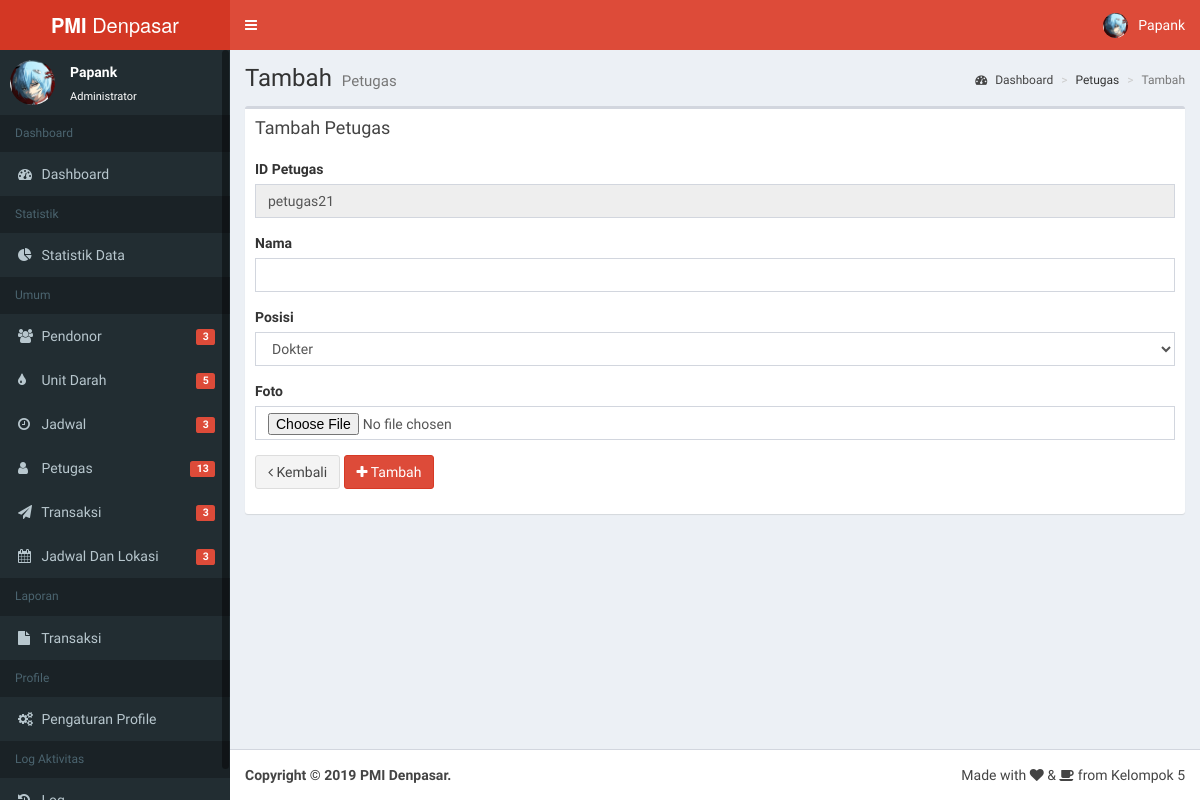
The page /admin/petugas/tambah (signed in) on the database as committed earlier.
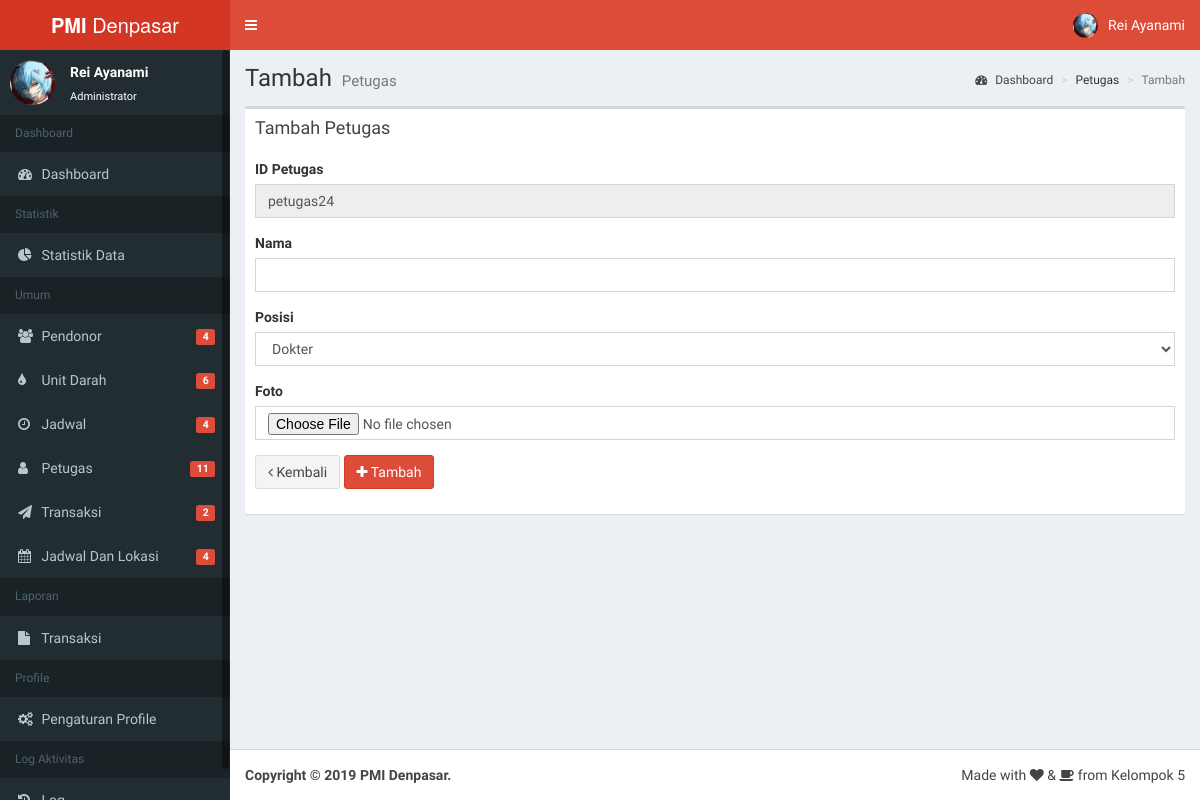
The same page on the database as committed later.
### tables this page shows
CREATE TABLE `petugas` (
  `id_petugas` varchar(20) NOT NULL,
  `username` varchar(20) NOT NULL,
  `nama_petugas` varchar(50) NOT NULL,
  `posisi_petugas` varchar(20) NOT NULL,
  `foto_petugas` varchar(255) NOT NULL
);

### fungsi.php (called while the page is built, shortened)
<?php
$url = 'http://127.0.0.1/pmi/';
function base_url()
{
    $url = 'http://127.0.0.1/pmi/';
    return $url;
}
function dapatkaninfo($username)
{
    $q = 'SELECT * FROM petugas WHERE username="' . $username . '" LIMIT 1';
    $p = mysqli_query($GLOBALS['conn'], $q) or die(mysqli_error);
    $n = mysqli_fetch_array($p);
    $id = $n['id_petugas'];
    $nama = $n['nama_petugas'];
    $posisi = $n['posisi_petugas'];
    $username = $n['username'];
    $foto = $n['foto_petugas'];
    $arrayinfo = array($nama, $posisi, $foto, $id, $username);
    return $arrayinfo;
}
function dapatkandata($nama_tabel)
{
    return mysqli_query($GLOBALS['conn'], 'SELECT * FROM ' . $nama_tabel . '');
}
function dapatkantotal($nama_tabel)
{
    $query = mysqli_query($GLOBALS['conn'], "SELECT COUNT(*) FROM $nama_tabel;");
    $result = mysqli_fetch_array($query);
    return $result[0];
}

### admin/index.php (the view, shortened to what the changed rows need)
<?php
	if(!isset($_SESSION['sesi']) || $_SESSION['sesi'] != 'admin'){
		header("location:../login");
	} else {
		include("../fungsi.php");
?>
<!DOCTYPE html>
<html>
<head>
  <link rel="stylesheet" href="<?php echo $url; ?>dist/css/bootstrap.css">
  <link rel="stylesheet" href="<?php echo $url; ?>dist/css/dataTables.bootstrap.min.css">
  <link rel="stylesheet" href="<?php echo $url; ?>dist/css/font-awesome.min.css">
  <link rel="stylesheet" href="<?php echo $url; ?>dist/css/AdminLTE.min.css">
  <link rel="stylesheet" href="<?php echo $url; ?>dist/css/skin.css">
  <link rel="stylesheet" href="https://cdnjs.cloudflare.com/ajax/libs/Chart.js/2.8.0/Chart.css">
  <link rel="stylesheet" href="<?php echo $url; ?>dist/css/dashboard.css">
  <link rel="stylesheet" href="<?php echo $url; ?>dist/css/datepicker.min.css">
  <link rel="stylesheet" href="<?php echo $url; ?>dist/css/sweetalert2.min.css">
  <link rel="stylesheet" href="<?php echo $url; ?>dist/css/responsive.dataTables.min.css">
  <link rel="stylesheet" href="https://cdn.jsdelivr.net/npm/leaflet-search@2.4.0/dist/leaflet-search.min.css">
  <link rel="stylesheet" href="https://unpkg.com/leaflet@1.4.0/dist/leaflet.css" />
  <link rel="stylesheet" href="https://unpkg.com/esri-leaflet-geocoder@2.2.13/dist/esri-leaflet-geocoder.css">
</head>
<body class="hold-transition skin-red fixed sidebar-mini">
<div class="wrapper">
  <header class="main-header">
    <a href="index.php" class="logo">
      <span class="logo-lg"><b>PMI</b> Denpasar</span>
    </a>
    <nav class="navbar navbar-static-top" role="navigation">
      <a href="#" class="sidebar-toggle" data-toggle="push-menu" role="button">
      </a>
      <div class="navbar-custom-menu">
        <ul class="nav navbar-nav">
          <li class="dropdown user user-menu">
            <a href="#" class="dropdown-toggle" data-toggle="dropdown">
              <img src="<?php echo $url; ?>img/<?php echo dapatkaninfo(username)[2]; ?>" class="user-image" alt="User Image">
              <span class="hidden-xs"><?php echo dapatkaninfo(username)[0]; ?></span>
            </a>
          </li>
        </ul>
      </div>
    </nav>
  </header>
  <aside class="main-sidebar">
    <section class="sidebar">
      <div class="user-panel">
        <div class="pull-left image">
          <img src="<?php echo $url; ?>img/<?php echo dapatkaninfo(username)[2]; ?>" class="img-circle" alt="User Image">
        </div>
        <div class="pull-left info">
          <p><?php echo dapatkaninfo(username)[0]; ?></p>
          <a href="#">Administrator</a>
        </div>
      </div>
      <ul class="sidebar-menu" data-widget="tree">
		<li class="header">Dashboard</li>
		<li><a href="<?php echo $url; ?>admin/"><i class="fa fa-dashboard"></i> <span>Dashboard</span></a></li>
		<li class="header">Statistik</li>
		<li><a href="<?php echo $url; ?>admin/statistikdata"><i class="fa fa-pie-chart"></i> <span>Statistik Data</span></a></li>
        <li class="header">Umum</li>
        <li><a href="<?php echo $url; ?>admin/pendonor"><i class="fa fa-users"></i> <span>Pendonor</span>
		<span class="pull-right-container">
              <span class="label label-danger pull-right"><?php echo dapatkantotal('pendonor'); ?></span>
            </span></a></li>
			<li><a href="<?php echo $url; ?>admin/unitdarah"><i class="fa fa-tint"></i> <span>Unit Darah</span>
		<span class="pull-right-container">
              <span class="label label-danger pull-right"><?php echo dapatkantotal('unit_darah'); ?></span>
            </span></a></li>
		<li><a href="<?php echo $url; ?>admin/jadwal"><i class="fa fa-clock-o"></i> <span>Jadwal</span>
		<span class="pull-right-container">
              <span class="label label-danger pull-right"><?php echo dapatkantotal('jadwal'); ?></span>
            </span></a></li>
		<li><a href="<?php echo $url; ?>admin/petugas"><i class="fa fa-user"></i> <span>Petugas</span><span class="pull-right-container">
              <span class="label label-danger pull-right"><?php echo dapatkantotal('petugas'); ?></span>
            </span></a></li>
		<li><a href="<?php echo $url; ?>admin/transaksi"><i class="fa fa-send"></i> <span>Transaksi</span><span class="pull-right-container">
              <span class="label label-danger pull-right"><?php echo dapatkantotal('transaksi'); ?></span>
            </span></a></li>
					<li><a href="<?php echo $url; ?>admin/jadwallokasi"><i class="fa fa-calendar"></i> <span>Jadwal Dan Lokasi</span><span class="pull-right-container">
              <span class="label label-danger pull-right"><?php echo dapatkantotal('jadwaldanlokasi'); ?></span>
            </span></a></li>
            <li class="header">Laporan</li>
		<li><a href="<?php echo $url; ?>admin/laptransaksi"><i class="fa fa-file"></i> <span>Transaksi</span></a></li>
		<li class="header">Profile</li>
		<li><a href="<?php echo $url; ?>admin/profile"><i class="fa fa-gears"></i> <span>Pengaturan Profile</span></a></li>
    <li class="header">Log Aktivitas</li>
		<li><a href="<?php echo $url; ?>admin/logaktivitas"><i class="fa fa-history"></i> <span>Log</span></a></li>
      </ul>
    </section>
  </aside>
  <div class="content-wrapper">
	<?php
	if(isset($_GET["halaman"])){
		if($_GET["halaman"] == "pendonor"){
			include('../kontent/pendonor.php');
		}else if($_GET["halaman"] == "transaksi"){
			include('../kontent/transaksi.php');
		}else if($_GET["halaman"] == "profile"){
			include('../kontent/pengaturan_profile.php');
		}else if($_GET["halaman"] == "jadwal"){
			include('../kontent/jadwal.php');
		}else if($_GET["halaman"] == "unitdarah"){
			include('../kontent/unitdarah.php');
		}else if($_GET["halaman"] == "petugas"){
			include('../kontent/petugas.php');
		}else if($_GET["halaman"] == "jadwallokasi"){
			include('../kontent/jadwallokasi.php');
		}else if($_GET["halaman"] == "statistikdata"){
			include('../kontent/statistikdata.php');
		}else if($_GET["halaman"] == "laptransaksi"){
			include('../kontent/report_transaksi.php');
		}else if($_GET["halaman"] == "logaktivitas"){
			include('../kontent/logaktivitas.php');
		}else{
			include('../kontent/404.php');
		}
	}elseif(isset($_GET[!"halaman"])){
			include('../kontent/404.php');
	}else{
			include('../kontent/statistikdashboard.php');
	}
	?>
  </div>
  <footer class="main-footer">
    <div class="pull-right hidden-xs">
      Made with <p class="fa fa-heart"></p> & <p class="fa fa-coffee"></p> from Kelompok 5
    </div>
    <strong>Copyright &copy; 2019 PMI Denpasar.</strong>
  </footer>
</body>
</html>
	<?php } ?>

### kontent/petugas_tambah.php (shortened to what the changed rows need)
<?php
$q_kode = dapatkandata('petugas');
$kode_baru = '';
$angka_baru = 0;
$kata = 'petugas';
if (mysqli_num_rows($q_kode)!=0)
	{
		while($r_kode=mysqli_fetch_array($q_kode)){
			$kode = $r_kode['id_petugas'];
			$angka_kode = str_replace($kata,'',$kode);
			if ($angka_baru<$angka_kode){
			$angka_baru = $angka_kode;
			$angka = $angka_baru+1;
			$kode_baru = $kata.''.$angka;
			}
		}
		}
	else
	{
		$kode_baru = $kata.'1';
	}
?>
<section class="content-header">
<h1>
Tambah
<small>Petugas</small>
</h1>
<ol class="breadcrumb">
<li><a href="index.php"><i class="fa fa-dashboard"></i> Dashboard</a></li>
<li>Petugas</li>
<li class="active">Tambah</li>
</ol>
</section>
<section class="content">
<div class="box">
	<div class="box-header">
	<h3 class="box-title">Tambah Petugas</h3>
	</div>
<form method="post" enctype="multipart/form-data">
	<div class="box-body">
		  <div class="form-group">
			<label for="id_petugas" class="control-label">ID Petugas</label>
			<div>
			  <input type="text" class="form-control" disabled="disabled" value="<?php echo $kode_baru; ?>" id="id_petugas">
			</div>
		  </div>
		  <div class="form-group">
			<label for="nama_lengkap" class="control-label">Nama</label>
			<div>
			  <input type="text" class="form-control" id="nama_lengkap" name="nama_lengkap" required>
			</div>
		  </div>
		  <div class="form-group">
			<label for="posisi_petugas" class="control-label">Posisi</label>
			<div>
			  <select class="form-control" id="posisi_petugas" name="posisi_petugas" onchange="petugas_level()" required>
				<option value="Dokter">Dokter</option>
            </select>
			</div>
		  </div>
		  <div class="form-group">
			<label for="foto_petugas" class="control-label">Foto</label>
			<div>
			  <input type="file" class="form-control" id="foto_petugas" name="foto_petugas">
			</div>
		  </div>
		  <div class="form-group">
			<div>
			 <a href="<?php echo base_url(); ?>admin/petugas/"><button type="button" class="btn btn-default"><i class="fa fa-angle-left"></i>  Kembali</button></a>
			  <button type="submit" name="submit" class="btn btn-danger"><i class="fa fa-plus"></i> Tambah</button>
			</div>
		  </div>
		  		  </div>
</form>
</div>
</section>

Rows that differ between the two databases and show on the page:
removed petugas: id_petugas "petugas21"
added petugas: id_petugas "petugas24"
Other text that changed with them:
dapatkaninfo(username)[0]: "Papank" → "Rei Ayanami"
dapatkantotal('pendonor'): "3" → "4"
dapatkantotal('unit_darah'): "5" → "6"
dapatkantotal('jadwal'): "3" → "4"
dapatkantotal('petugas'): "13" → "11"
dapatkantotal('transaksi'): "3" → "2"
dapatkantotal('jadwaldanlokasi'): "3" → "4"
